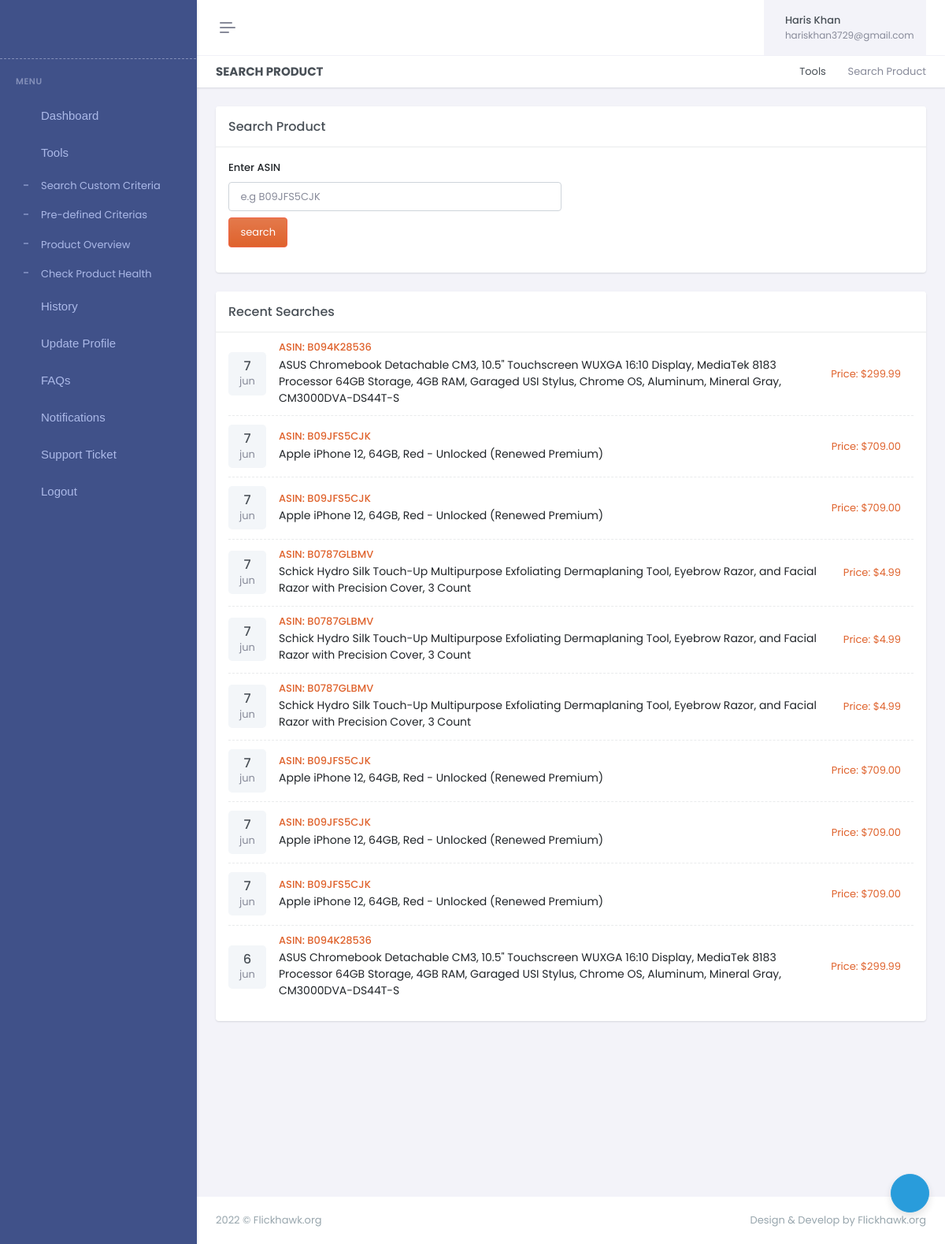
The app's page /searchproduct/ (signed in), older data.
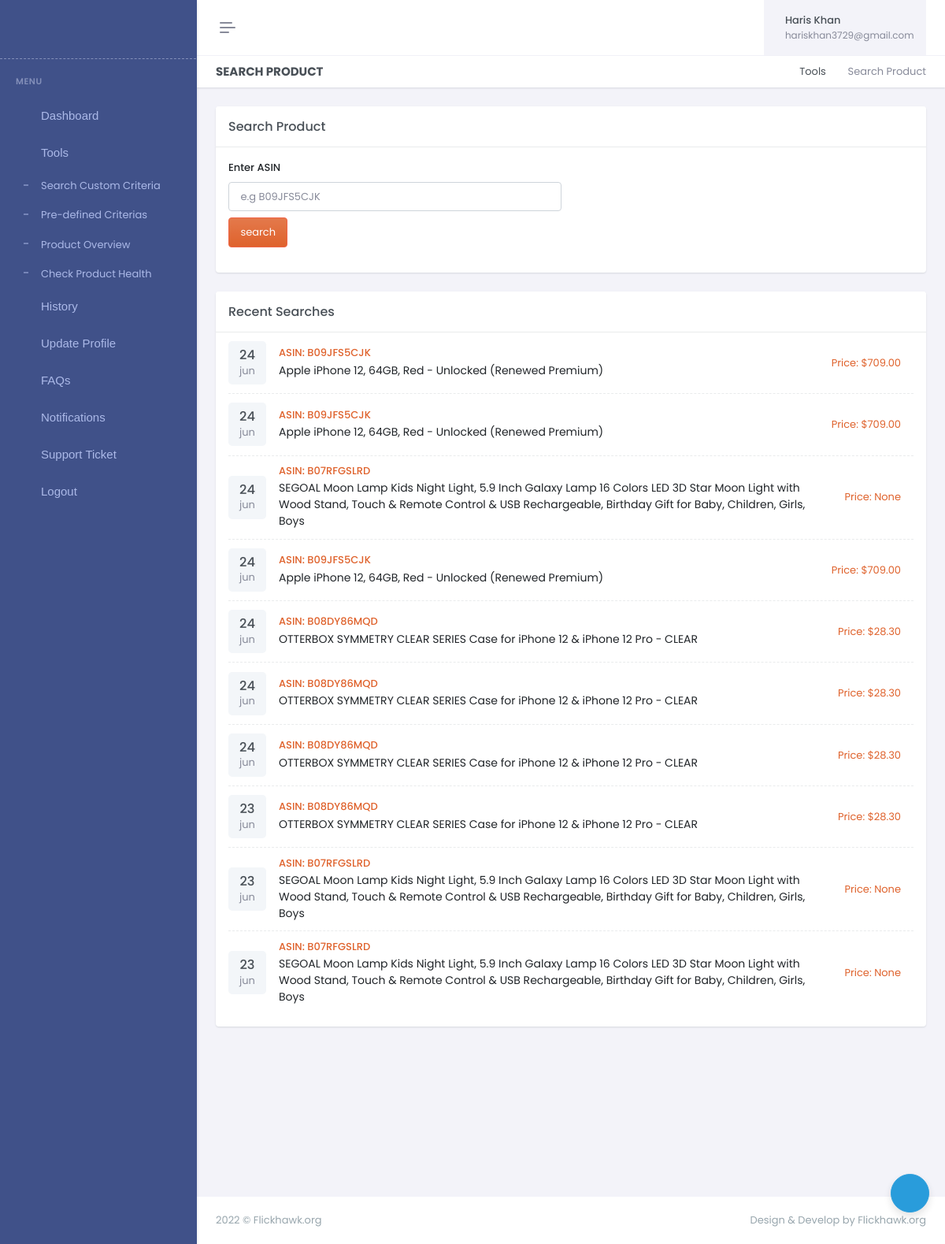
The same page, newer data.
### dashboard/models.py (models this page shows)
class History(models.Model):
	type_choices = (
		('asin_search','ASIN Search'),
		('recommendation','Recommendation'),
	)
	id = models.UUIDField(default=uuid.uuid4, unique=True, primary_key = True, editable=False)
	user = models.ForeignKey('auth.User',on_delete=models.CASCADE)
	history_type = models.CharField(max_length=500, choices=type_choices)
	detail = models.TextField(max_length=10000)
	url = models.CharField(max_length=5000, null=True, blank=True)
	created = models.DateTimeField(auto_now_add=True)

### dashboard/views.py (the view)
# urls.py: path('searchproduct/',views.searchproduct,name='searchproduct'),
@login_required(login_url="login")
def searchproduct(request):
    asin_history = History.objects.filter(Q(user=request.user) & Q(history_type="asin_search")).order_by('-created')[:10]
    context = {'asin_history':asin_history}
    return render(request,'dashboard/search_product.html',context)

### dashboard/views.py (called while the page is built)
@register.simple_tag
def str_to_json(value):
   return json.loads(value)

### dashboard/templates/dashboard/search_product.html (shortened to what the changed rows need)
{% extends 'dashboard/main.html' %}
{% load static %}
{% block body %}
<div class="main-content">
    <div class="page-content">
        <div class="container-fluid">
            <div class="row">
                <div class="col-md-12">
                    <div class="card">
                        <div class="card-body pt-0">
                            <ul class="list-group list-group-flush border-dashed">
                                {% for history in asin_history %}
                                {% str_to_json history.detail as detail %}
                                <li class="list-group-item ps-0" onclick="window.location.href='{{history.url}}'" style="cursor:pointer;">
                                    <div class="row align-items-center g-3">
                                        <div class="col-auto">
                                            <div class="avatar-sm p-1 py-2 h-auto bg-light rounded-3">
                                                <div class="text-center">
                                                   <h5 class="mb-0">{{history.created.day}}</h5>
                                                   <div class="text-muted">{{history.created|date:'b' }}</div>
                                               </div>
                                           </div>
                                       </div>
                                       <div class="col">
                                        <h5 class="text-muted mt-0 mb-1 fs-13" style="color:#DF622C !important">ASIN: {{ detail.ASIN }}</h5>
                                        <a class="text-reset fs-14 mb-0">
                                        {{ detail.Title }}</a>
                                    </div>
                                    <div class="col-sm-auto">
                                        <div class="avatar-group" style="color:#DF622C">
                                            Price:
                                           {{ detail.Price }}
                                        </div>
                                    </div>
                                </div>
                            </li>
                            {% empty %}
                            <h5 class="mt-4">You didn't search anything yet</h5>
                            {% endfor %}
                        </ul>
                    </div>
                </div>
            </div>
        </div>
    </div>
</div>
</div>
{% endblock %}

Row changes from the older to the newer data that the page shows:
no longer on this page (row unchanged): History: created.day "7", created "jun", ASIN "B094K28536", Title "ASUS Chromebook Detachable CM3, 10.5\" Touchscreen WUXGA 16:10 Display, MediaTek 8183 Processor 64GB Storage, 4GB RAM, Garaged USI Stylus, Chrome OS, Aluminum, Mineral Gray, CM3000DVA-DS44T-S", Price "$299.99"
no longer on this page (row unchanged): History: created.day "7", created "jun", ASIN "B09JFS5CJK", Title "Apple iPhone 12, 64GB, Red - Unlocked (Renewed Premium)", Price "$709.00"
no longer on this page (row unchanged): History: created.day "7", created "jun", ASIN "B09JFS5CJK", Title "Apple iPhone 12, 64GB, Red - Unlocked (Renewed Premium)", Price "$709.00"
no longer on this page (row unchanged): History: created.day "7", created "jun", ASIN "B0787GLBMV", Title "Schick Hydro Silk Touch-Up Multipurpose Exfoliating Dermaplaning Tool, Eyebrow Razor, and Facial Razor with Precision Cover, 3 Count", Price "$4.99"
no longer on this page (row unchanged): History: created.day "7", created "jun", ASIN "B0787GLBMV", Title "Schick Hydro Silk Touch-Up Multipurpose Exfoliating Dermaplaning Tool, Eyebrow Razor, and Facial Razor with Precision Cover, 3 Count", Price "$4.99"
no longer on this page (row unchanged): History: created.day "7", created "jun", ASIN "B0787GLBMV", Title "Schick Hydro Silk Touch-Up Multipurpose Exfoliating Dermaplaning Tool, Eyebrow Razor, and Facial Razor with Precision Cover, 3 Count", Price "$4.99"
no longer on this page (row unchanged): History: created.day "7", created "jun", ASIN "B09JFS5CJK", Title "Apple iPhone 12, 64GB, Red - Unlocked (Renewed Premium)", Price "$709.00"
no longer on this page (row unchanged): History: created.day "7", created "jun", ASIN "B09JFS5CJK", Title "Apple iPhone 12, 64GB, Red - Unlocked (Renewed Premium)", Price "$709.00"
no longer on this page (row unchanged): History: created.day "7", created "jun", ASIN "B09JFS5CJK", Title "Apple iPhone 12, 64GB, Red - Unlocked (Renewed Premium)", Price "$709.00"
no longer on this page (row unchanged): History: created.day "6", created "jun", ASIN "B094K28536", Title "ASUS Chromebook Detachable CM3, 10.5\" Touchscreen WUXGA 16:10 Display, MediaTek 8183 Processor 64GB Storage, 4GB RAM, Garaged USI Stylus, Chrome OS, Aluminum, Mineral Gray, CM3000DVA-DS44T-S", Price "$299.99"
added History: created.day "24", created "jun", ASIN "B09JFS5CJK", Title "Apple iPhone 12, 64GB, Red - Unlocked (Renewed Premium)", Price "$709.00"
added History: created.day "24", created "jun", ASIN "B09JFS5CJK", Title "Apple iPhone 12, 64GB, Red - Unlocked (Renewed Premium)", Price "$709.00"
added History: created.day "24", created "jun", ASIN "B07RFGSLRD", Title "SEGOAL Moon Lamp Kids Night Light, 5.9 Inch Galaxy Lamp 16 Colors LED 3D Star Moon Light with Wood Stand, Touch & Remote Control & USB Rechargeable, Birthday Gift for Baby, Children, Girls, Boys", Price "None"
added History: created.day "24", created "jun", ASIN "B09JFS5CJK", Title "Apple iPhone 12, 64GB, Red - Unlocked (Renewed Premium)", Price "$709.00"
added History: created.day "24", created "jun", ASIN "B08DY86MQD", Title "OTTERBOX SYMMETRY CLEAR SERIES Case for iPhone 12 & iPhone 12 Pro - CLEAR", Price "$28.30"
added History: created.day "24", created "jun", ASIN "B08DY86MQD", Title "OTTERBOX SYMMETRY CLEAR SERIES Case for iPhone 12 & iPhone 12 Pro - CLEAR", Price "$28.30"
added History: created.day "24", created "jun", ASIN "B08DY86MQD", Title "OTTERBOX SYMMETRY CLEAR SERIES Case for iPhone 12 & iPhone 12 Pro - CLEAR", Price "$28.30"
added History: created.day "23", created "jun", ASIN "B08DY86MQD", Title "OTTERBOX SYMMETRY CLEAR SERIES Case for iPhone 12 & iPhone 12 Pro - CLEAR", Price "$28.30"
added History: created.day "23", created "jun", ASIN "B07RFGSLRD", Title "SEGOAL Moon Lamp Kids Night Light, 5.9 Inch Galaxy Lamp 16 Colors LED 3D Star Moon Light with Wood Stand, Touch & Remote Control & USB Rechargeable, Birthday Gift for Baby, Children, Girls, Boys", Price "None"
added History: created.day "23", created "jun", ASIN "B07RFGSLRD", Title "SEGOAL Moon Lamp Kids Night Light, 5.9 Inch Galaxy Lamp 16 Colors LED 3D Star Moon Light with Wood Stand, Touch & Remote Control & USB Rechargeable, Birthday Gift for Baby, Children, Girls, Boys", Price "None"
